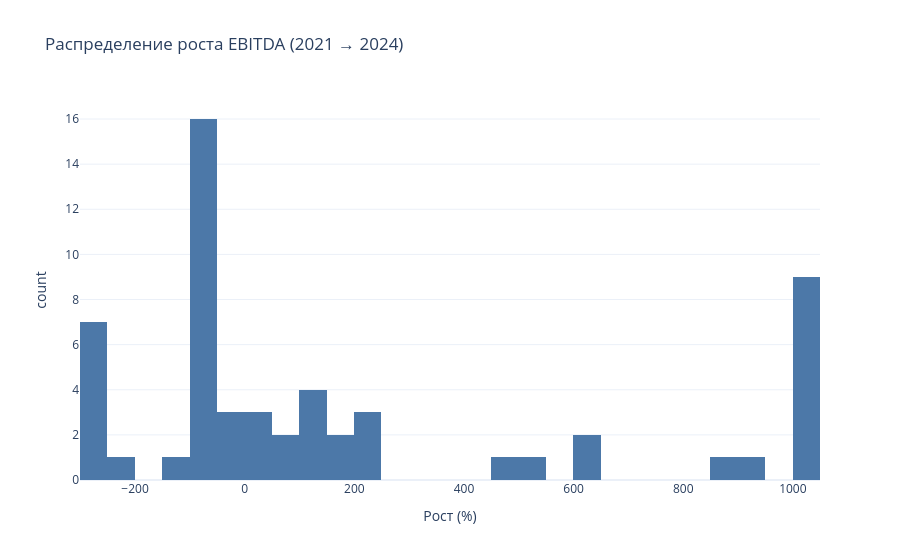
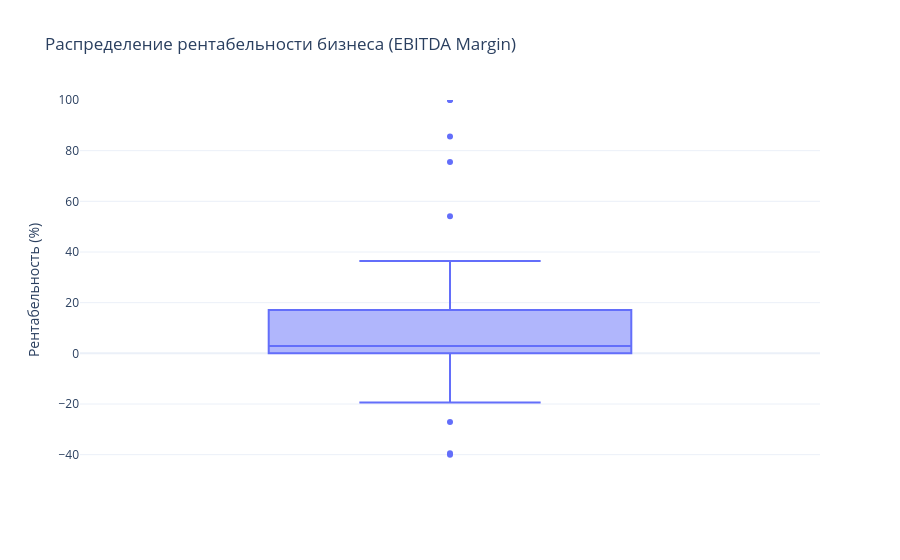

The cell these charts' notebook holds for them, in order:
### Code cell
# Графики

merged_df['Growth_Clipped'] = np.clip(merged_df['Growth_Percent'], -300, 1000)

fig_hist = px.histogram(
    merged_df, 
    x='Growth_Clipped', 
    nbins=40,
    title=f'Распределение роста EBITDA ({YEAR_PAST} → {YEAR_CURRENT})',
    labels={'Growth_Clipped': 'Рост (%)', 'count': 'Кол-во компаний'},
    template='plotly_white',
    color_discrete_sequence=['#4C78A8']
)
fig_hist.show()

fig_box = px.box(
    merged_df, 
    y='EBITDA_Margin_%', 
    title='Распределение рентабельности бизнеса (EBITDA Margin)',
    template='plotly_white',
    labels={'EBITDA_Margin_%': 'Рентабельность (%)'}
)
fig_box.update_yaxes(range=[-50, 100])
fig_box.show()

### Figure 1 — Plotly figure (JSON) as saved in the notebook; plotly's stock layout.template omitted (floating-point values rounded to 4 significant figures)
{"data": [{"bingroup": "x", "hovertemplate": "Рост (%)=%{x}<br>count=%{y}<extra></extra>", "legendgroup": "", "marker": {"color": "#4C78A8", "pattern": {"shape": ""}}, "name": "", "nbinsx": 40, "orientation": "v", "showlegend": false, "type": "histogram", "x": [-100, 1000, 240, -99, -99, -94, 884, 54, -300, -88, -272, 1000, 117, -93, -48, 1000, 498, -38, 919, 1000, 1000, -265, -300, 47, -52, 44, 1000, -93, -99, -99, -18, -251, -58, 600, -300, 195, -100, -87, -106, 1000, 144, 105, 519, -99, 74, 606, -300, 1, 111, 1000, 190, 246, -77, -214, 1000, 224, -65], "xaxis": "x", "yaxis": "y"}], "layout": {"barmode": "relative", "legend": {"tracegroupgap": 0}, "title": {"text": "Распределение роста EBITDA (2021 → 2024)"}, "xaxis": {"anchor": "y", "domain": [0, 1], "title": {"text": "Рост (%)"}}, "yaxis": {"anchor": "x", "domain": [0, 1], "title": {"text": "count"}}}}

### Figure 2 — Plotly figure (JSON) as saved in the notebook; plotly's stock layout.template omitted (floating-point values rounded to 4 significant figures)
{"data": [{"alignmentgroup": "True", "hovertemplate": "Рентабельность (%)=%{y}<extra></extra>", "legendgroup": "", "marker": {"color": "#636efa"}, "name": "", "notched": false, "offsetgroup": "", "orientation": "v", "showlegend": false, "type": "box", "x0": " ", "xaxis": "x", "y": [0.0, 36.45, 0.42, 0.03, 0.03, 2.36, 27.6, 2.77, -19.39, 8.53, -40.04, 30.11, 1.93, 0.07, 1.87, 3.13, 31.89, 2.93, 3.06, 5.83, 54.07, -39.42, -27.11, 8.41, 0.35, 0.34, 100.0, 0.82, 0.03, 0.03, 1.43, -2746.0, 75.48, 16.23, -4.31, 33.42, 0.45, 15.88, -51.57, 100.0, 85.59, 26.73, 24.95, 2.58, -82.0, 3.14, -394.1, 16.72, 6.87, 8.87, 18.12, 6.5, 0.81, -58.73, 13.84, 18.16, 14.91], "y0": " ", "yaxis": "y"}], "layout": {"boxmode": "group", "legend": {"tracegroupgap": 0}, "title": {"text": "Распределение рентабельности бизнеса (EBITDA Margin)"}, "xaxis": {"anchor": "y", "domain": [0, 1]}, "yaxis": {"anchor": "x", "domain": [0, 1], "range": [-50, 100], "title": {"text": "Рентабельность (%)"}}}}
